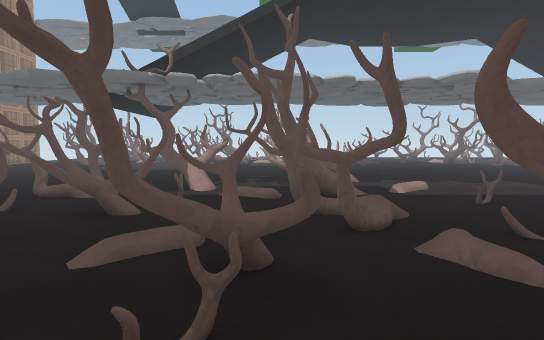
view 1 (above)

24 first-person views from a walk through a Unity game level. The camera is 1.4 m above the floor, tilts 4° down and sees 75° across. The floor is counted in squares, 1 m on a side. Each view is taken from the middle of a square. On the plan, view 1 faces up. The plan holds only what a view shows up to about 15 squares ahead; the rest is blank. The place goes on beyond the plan. The player is left out. Surface patterns are stand-ins for the level's own textures.

view 2
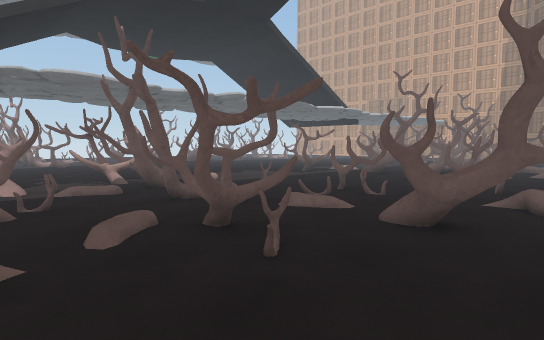

view 3
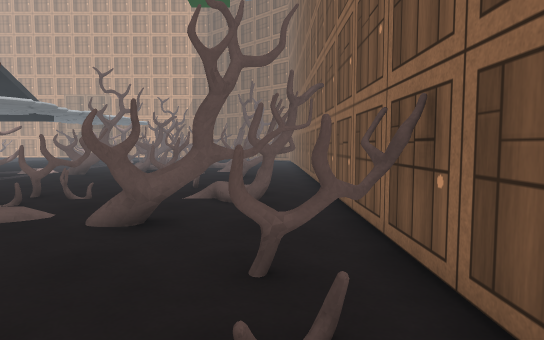

view 4
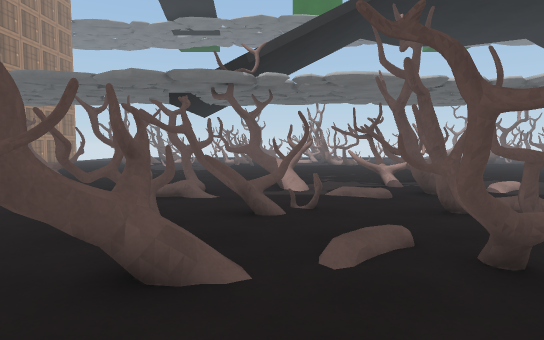

view 5
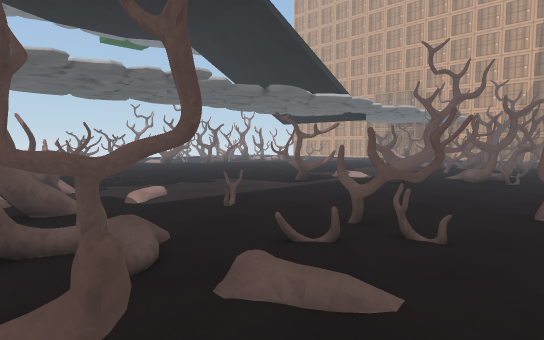

view 6
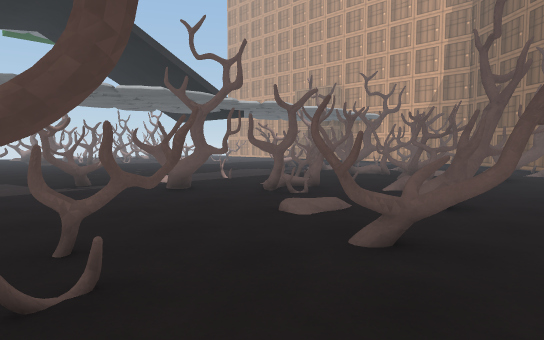

view 7
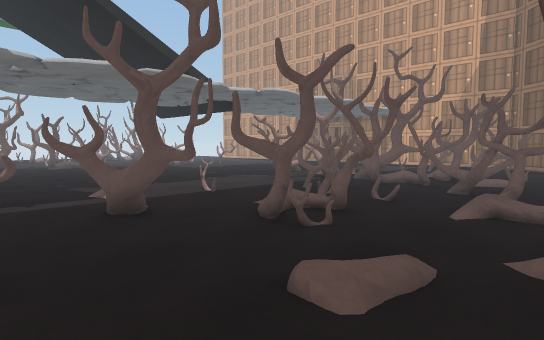

view 8
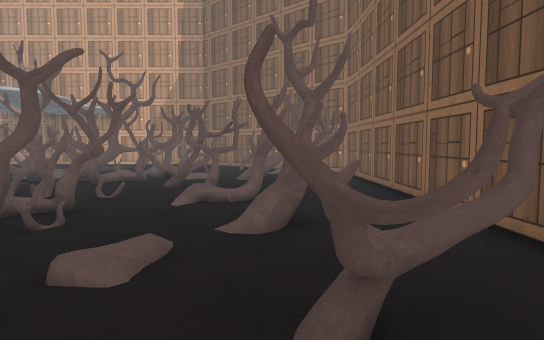

view 9
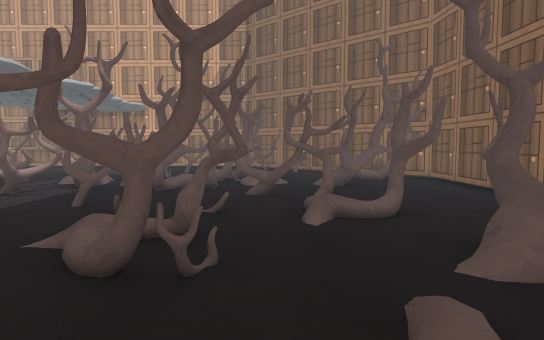

view 10
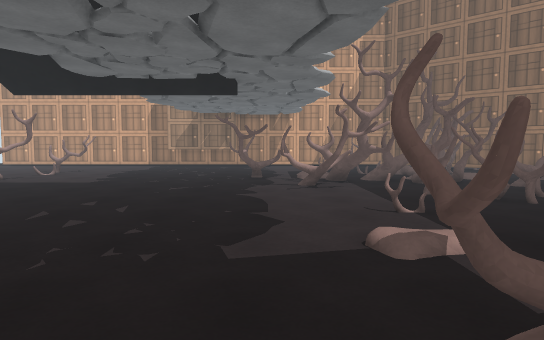

view 11
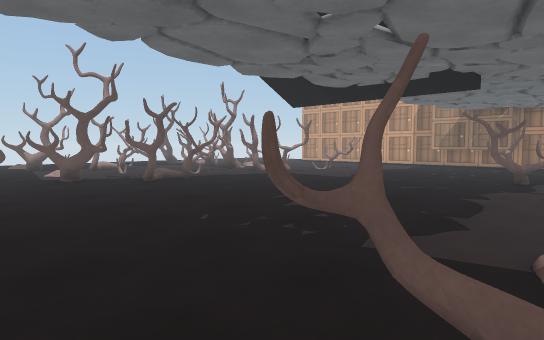

view 12
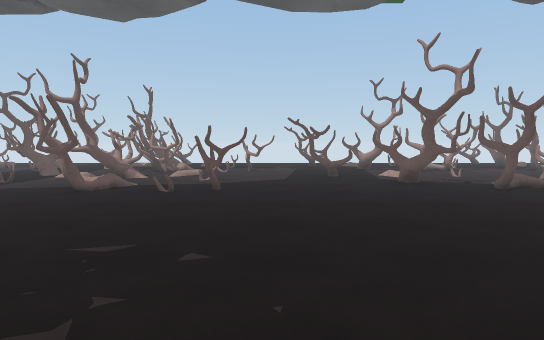

view 13
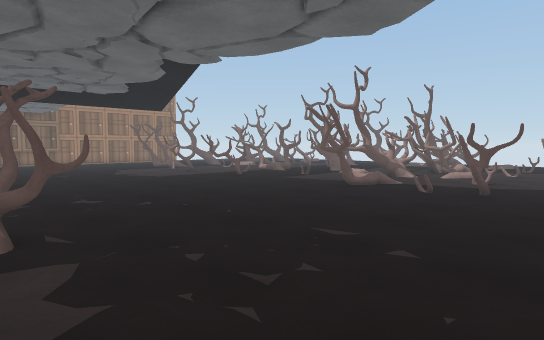

view 14
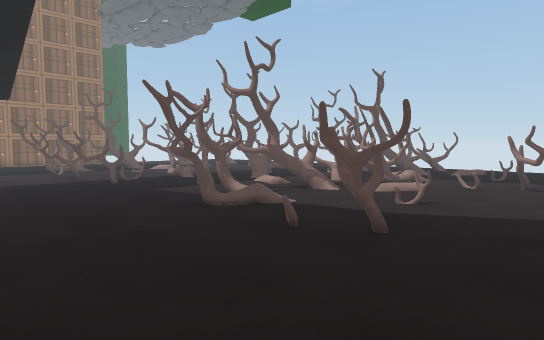

view 15
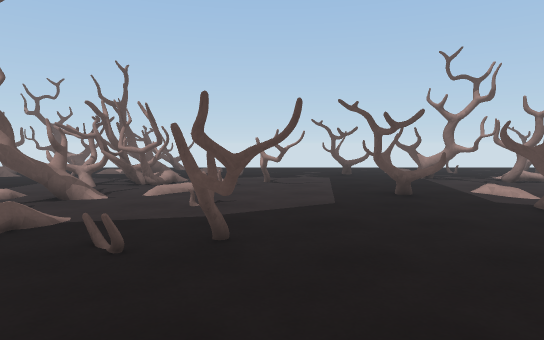

view 16
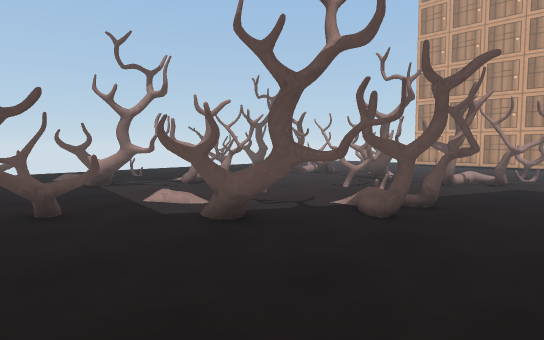

view 17
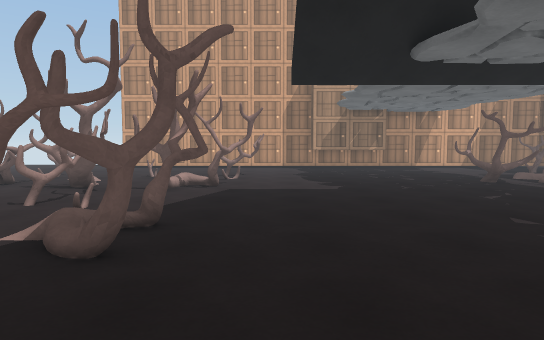

view 18
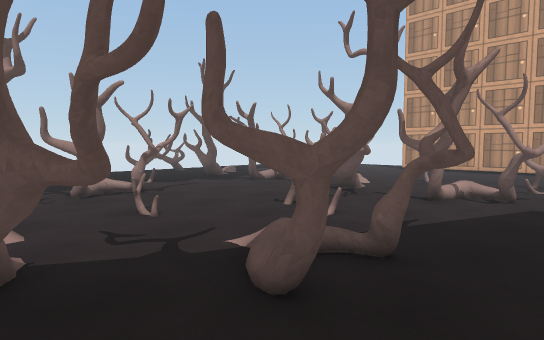

view 19
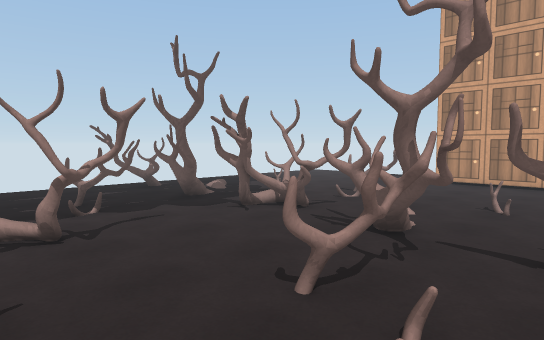

view 20
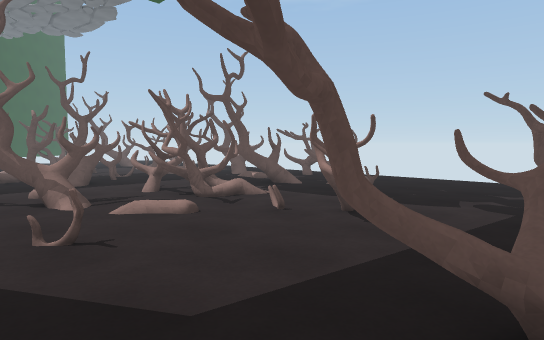

view 21
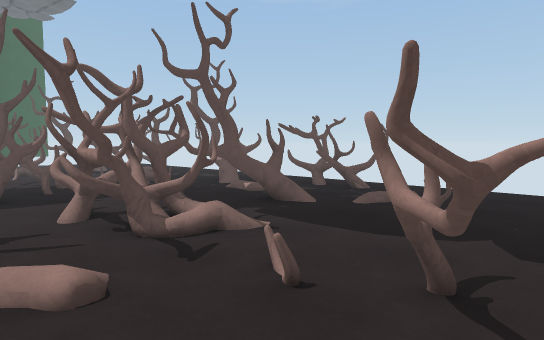

view 22
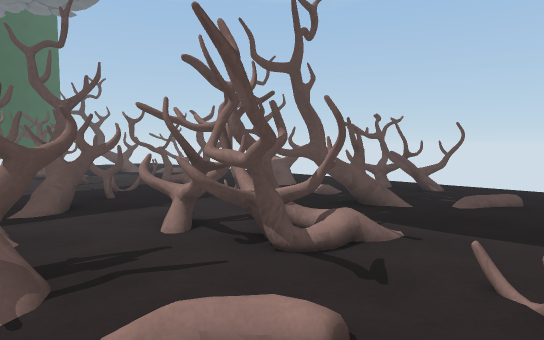

view 23
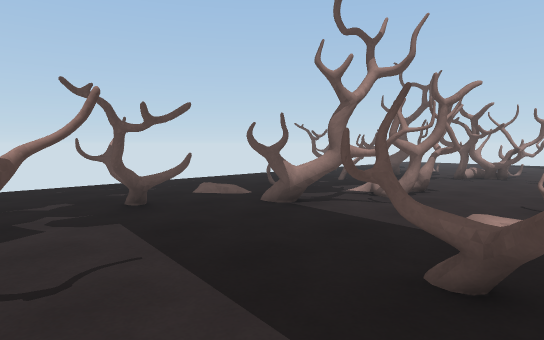

view 24
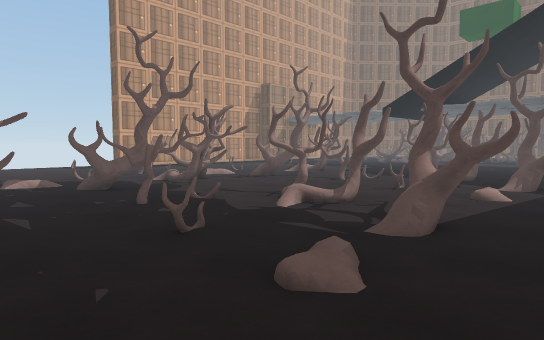

### Floor plan
Key: @ floor where view 1 was taken; # wall or solid block; . main floor; : floor 0.25 m higher than the main floor; + floor 0.5 m higher than the main floor; / step, stairs or slope; O other object.
Columns run from 5 left of view 1 to 27 right of it. Each row starts with its distance up from view 1.
 41     OO.#
 40    ..OOO.............. ....O
 39   O.OOO...................O.O
 38 OOO...O../..................O./
 37  .....O../.....O..//.O.....O../
 36  .....OO........O.......OOOOO...
 35    ...O........OO..........O....
 34  ...OOO..........OOO......OO.....
 33  .... OOO...O......O..O....OOO...
 32  O...OOOO.O.O......OOO.OO..OOO...
 31 OOOOOOOOO...OO.....O.O......OO..
 30 .OO....../.....OO............./
 29 ......O../......O..........OO./..
 28 ......O........OO.......O..O.....
 27  ....OO..........O.......OOO....O
 26 ......O...........O../.....O.....
 25 ......O...........O..//....O.   .
 24 OO....OO...O.......OO.OO...OO...O
 23 O......O...OO.........O.....O...O
 22 ................................
 21 ................................
 20 ................................
 19 ................................
 18 ................................
 17 ................................
 16 ................................
 15 .. .....O.....................O.
 14 .. ..OOOOO..................OOO.
 13 O..O..OO.....................O..
 12 OOOO.OOO.......OO.........O.....
 11 ......O..:.....OO.. .....OOOO
 10 ....//OO.......OO../.....O.OO
  9 ....OO...........O........OOO
  8 .OOO.O............O.....OOOOO
  7 OOO..OO+..........O..:.OO.OOO
  6 OO....O:..O.......OOO......OOOO
  5 O...OOOO..O.......O.OOO..OOOO:OOO
  4 OO...O....OO.............OOO.:.OO
  3 O...OO.......OOO..//...OOO.O.....
  2 O...O.OO.......O.......O.O.O...
  1   .....OO.......O...OO.OO...OO.
  0   ...@..O.O  ...OOO.O.OO.....O.O
 -1  . .OO..OOOOO....O...........OOO
 -2    ..O...............  ........#
 -3    #########  ###  #############

Where each view was taken, in squares from view 1:
view 1: 0 up, 0 right, facing up
view 2: 1 down, 4 left, facing up-right
view 3: 1 down, 4 left, facing right
view 4: 0 up, 3 left, facing up
view 5: 2 up, 0 right, facing up-right
view 6: 2 down, 7 right, facing up-right
view 7: 1 up, 10 right, facing up-right
view 8: 1 up, 9 right, facing right
view 9: 4 up, 11 right, facing right
view 10: 13 up, 9 right, facing right
view 11: 11 up, 9 right, facing up-right
view 12: 13 up, 8 right, facing up
view 13: 13 up, 9 right, facing up-left
view 14: 19 up, 9 right, facing up-left
view 15: 19 up, 7 right, facing up
view 16: 21 up, 9 right, facing up-right
view 17: 22 up, 11 right, facing right
view 18: 22 up, 13 right, facing up-right
view 19: 25 up, 16 right, facing up-right
view 20: 26 up, 11 right, facing up-left
view 21: 29 up, 8 right, facing up-left
view 22: 28 up, 6 right, facing up-left
view 23: 28 up, 7 right, facing up-right
view 24: 40 up, 11 right, facing down-right
